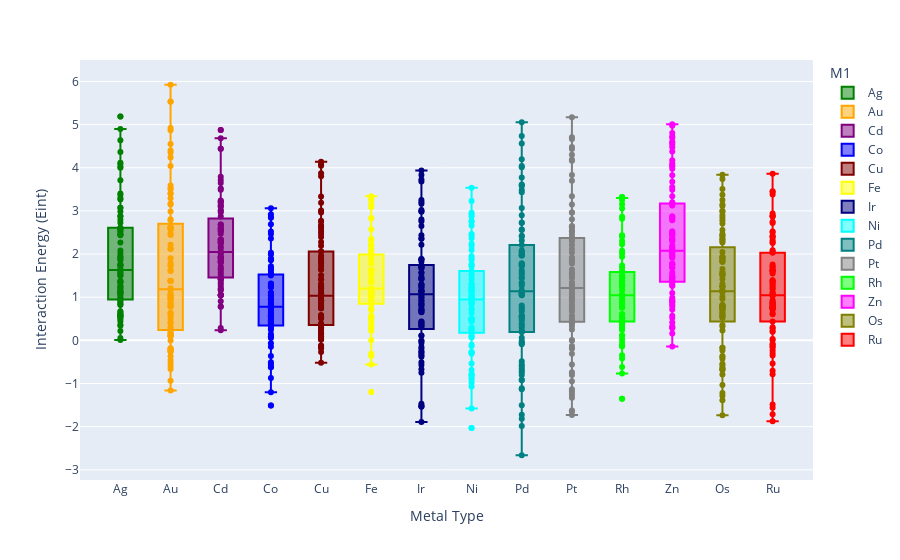

The notebook cell saved with this chart:
### Markdown cell above
## Boxplot of the Eint categorized by metal type - no outliers

### Code cell
# Map colors to the metal types in the dataframe
Eint_df['color'] = Eint_df['M1'].map(metal_colors)

# Detect outliers
outliers_dacs_metal_Eint = detect_outliers(Eint_df, 'M1', 'Eint')

# Save the outliers to a CSV file
outliers_path = os.path.join(dacs_energies_out_dir, 'outliers_dacs_metal_Eint.csv')
outliers_dacs_metal_Eint.to_csv(outliers_path, index=False, header=True)

# Remove outliers from the dataset
Eint_df_no_outliers_metal = Eint_df[~Eint_df.index.isin(outliers_dacs_metal_Eint.index)]

plot_categorical_energy_boxplot(
    df=Eint_df_no_outliers_metal,
    x_col='M1',
    y_col='Eint',
    color_map=metal_colors,
    hover_col='system_dacs',
    save_dir='../../../data/figures/dacs_eda',
    x_title='Metal Type',
    y_title='Interaction Energy (Eint)',
    file_name='Eint_M1_metal_no_outliers_boxplot'
)

### Figure 1 — Plotly figure (JSON) as saved in the notebook; plotly's stock layout.template omitted (floating-point values rounded to 4 significant figures; data arrays with more than 128 entries replaced by an {"elided": "..."} marker saying what was removed)
{"data": [{"alignmentgroup": "True", "hovertemplate": "M1=%{x}<br>Eint=%{y}<extra></extra>", "legendgroup": "Ag", "marker": {"color": "#008000"}, "name": "Ag", "notched": false, "offsetgroup": "Ag", "orientation": "v", "showlegend": true, "type": "box", "x": ["Ag", "Ag", "Ag", "Ag", "Ag", "Ag", "Ag", "Ag", "Ag", "Ag", "Ag", "Ag", "Ag", "Ag", "Ag", "Ag", "Ag", "Ag", "Ag", "Ag", "Ag", "Ag", "Ag", "Ag", "Ag", "Ag", "Ag", "Ag", "Ag", "Ag", "Ag", "Ag", "Ag", "Ag", "Ag", "Ag", "Ag", "Ag", "Ag", "Ag", "Ag", "Ag", "Ag", "Ag", "Ag", "Ag", "Ag", "Ag", "Ag", "Ag", "Ag", "Ag", "Ag", "Ag", "Ag", "Ag", "Ag", "Ag", "Ag", "Ag", "Ag", "Ag", "Ag", "Ag", "Ag", "Ag", "Ag", "Ag", "Ag", "Ag", "Ag", "Ag", "Ag", "Ag", "Ag", "Ag", "Ag", "Ag", "Ag", "Ag", "Ag", "Ag", "Ag", "Ag"], "x0": " ", "xaxis": "x", "y": [5.188, 2.877, 2.455, 1.947, 2.989, 2.723, 3.713, 2.591, 3.074, 2.514, 2.545, 3.073, 2.606, 4.089, 0.497, 2.266, 3.371, 2.013, 2.084, 1.636, 4.024, 2.436, 4.003, 4.899, 3.296, 4.636, 3.406, 4.363, 1.739, 1.751, 1.73, 4.119, 0.963, 1.18, 1.577, 1.102, 0.83, 0.935, 1.075, 0.519, 0.008, 1.508, 0.653, 0.442, 0.571, 0.82, 0.863, 0.362, 0.991, 1.621, 0.604, 0.559, 1.543, 1.254, 0.576, 1.207, 0.214, 1.133, 0.555, 1.126, 1.359, 1.496, 0.341, 3.263, 1.653, 2.612, 0.057, 1.353, 0.901, 1.25, 0.675, 1.332, 1.757, 2.566, 1.854, 2.798, 1.892, 2.881, 1.383, 1.05, 2.458, 1.912, 0.619, 1.114], "y0": " ", "yaxis": "y"}, {"alignmentgroup": "True", "hovertemplate": "M1=%{x}<br>Eint=%{y}<extra></extra>", "legendgroup": "Au", "marker": {"color": "#ffa500"}, "name": "Au", "notched": false, "offsetgroup": "Au", "orientation": "v", "showlegend": true, "type": "box", "x": ["Au", "Au", "Au", "Au", "Au", "Au", "Au", "Au", "Au", "Au", "Au", "Au", "Au", "Au", "Au", "Au", "Au", "Au", "Au", "Au", "Au", "Au", "Au", "Au", "Au", "Au", "Au", "Au", "Au", "Au", "Au", "Au", "Au", "Au", "Au", "Au", "Au", "Au", "Au", "Au", "Au", "Au", "Au", "Au", "Au", "Au", "Au", "Au", "Au", "Au", "Au", "Au", "Au", "Au", "Au", "Au", "Au", "Au", "Au", "Au", "Au", "Au", "Au", "Au", "Au", "Au", "Au", "Au", "Au", "Au", "Au", "Au", "Au", "Au", "Au", "Au", "Au", "Au", "Au", "Au", "Au", "Au", "Au", "Au"], "x0": " ", "xaxis": "x", "y": [5.531, 2.782, 1.606, 0.855, 2.987, 2.127, 2.593, 1.377, 2.614, 2.44, 2.116, 2.614, 4.398, 0.972, 1.739, 3.523, 2.477, 4.043, 2.628, 3.504, 4.872, 0.105, 4.924, 3.589, 4.237, 3.401, 3.404, 5.533, -0.261, 0.777, 5.924, 4.347, 4.552, 1.381, 1.012, 0.836, 0.64, 0.117, 0.979, -0.236, -0.264, 1.621, 0.4, -0.371, 0.166, 0.784, 0.908, -0.934, 0.573, 0.216, 0.173, 0.964, 1.903, -0.457, -0.663, 1.209, 0.104, 1.052, -0.002, 1.057, 1.378, -0.518, -0.183, 0.628, -0.594, 0.408, -0.186, 0.495, 2.215, -1.16, 0.265, 0.096, 1.794, 3.148, 1.722, 3.173, 1.374, 3.295, 1.163, -0.207, 2.563, 2.806, 0.313, 1.075], "y0": " ", "yaxis": "y"}, {"alignmentgroup": "True", "hovertemplate": "M1=%{x}<br>Eint=%{y}<extra></extra>", "legendgroup": "Cd", "marker": {"color": "#800080"}, "name": "Cd", "notched": false, "offsetgroup": "Cd", "orientation": "v", "showlegend": true, "type": "box", "x": ["Cd", "Cd", "Cd", "Cd", "Cd", "Cd", "Cd", "Cd", "Cd", "Cd", "Cd", "Cd", "Cd", "Cd", "Cd", "Cd", "Cd", "Cd", "Cd", "Cd", "Cd", "Cd", "Cd", "Cd", "Cd", "Cd", "Cd", "Cd", "Cd", "Cd", "Cd", "Cd", "Cd", "Cd", "Cd", "Cd", "Cd", "Cd", "Cd", "Cd", "Cd", "Cd", "Cd", "Cd", "Cd", "Cd", "Cd", "Cd", "Cd", "Cd", "Cd", "Cd", "Cd", "Cd", "Cd", "Cd", "Cd", "Cd", "Cd", "Cd", "Cd", "Cd", "Cd", "Cd", "Cd", "Cd", "Cd", "Cd", "Cd", "Cd", "Cd", "Cd", "Cd", "Cd", "Cd", "Cd", "Cd", "Cd", "Cd"], "x0": " ", "xaxis": "x", "y": [1.811, 2.683, 2.249, 3.113, 3.714, 2.962, 3.222, 4.439, 2.685, 3.518, 4.443, 0.289, 4.873, 1.834, 2.87, 3.79, 2.528, 1.48, 3.244, 2.169, 3.182, 4.683, 3.644, 3.492, 2.6, 3.212, 1.937, 2.534, 1.158, 2.291, 1.918, 1.883, 1.649, 1.861, 1.451, 1.199, 2.304, 1.539, 1.411, 1.045, 2.254, 1.911, 2.021, 1.942, 1.044, 1.31, 0.907, 2.47, 1.045, 0.786, 1.711, 1.354, 2.334, 1.415, 2.335, 2.281, 2.045, 1.585, 2.657, 0.779, 2.564, 1.058, 1.424, 2.337, 0.235, 1.187, 1.651, 2.128, 2.601, 3.007, 3.129, 3.005, 3.092, 1.83, 1.928, 2.039, 1.806, 1.262, 1.053], "y0": " ", "yaxis": "y"}, {"alignmentgroup": "True", "hovertemplate": "M1=%{x}<br>Eint=%{y}<extra></extra>", "legendgroup": "Co", "marker": {"color": "#0000ff"}, "name": "Co", "notched": false, "offsetgroup": "Co", "orientation": "v", "showlegend": true, "type": "box", "x": ["Co", "Co", "Co", "Co", "Co", "Co", "Co", "Co", "Co", "Co", "Co", "Co", "Co", "Co", "Co", "Co", "Co", "Co", "Co", "Co", "Co", "Co", "Co", "Co", "Co", "Co", "Co", "Co", "Co", "Co", "Co", "Co", "Co", "Co", "Co", "Co", "Co", "Co", "Co", "Co", "Co", "Co", "Co", "Co", "Co", "Co", "Co", "Co", "Co", "Co", "Co", "Co", "Co", "Co", "Co", "Co", "Co", "Co", "Co", "Co", "Co", "Co", "Co", "Co", "Co", "Co", "Co", "Co", "Co", "Co", "Co", "Co", "Co", "Co", "Co", "Co", "Co", "Co"], "x0": " ", "xaxis": "x", "y": [0.851, 1.543, 0.148, 0.917, 0.962, 0.579, -0.149, 0.579, 1.501, -1.2, 0.414, 1.24, 3.061, -0.621, 1.888, 1.889, 2.859, -0.87, 2.688, -1.511, 2.363, 1.048, 1.048, 2.925, 1.991, 1.62, 0.33, 0.742, 0.809, 1.289, 0.053, 0.246, 1.233, 0.446, 0.503, 0.533, 1.524, -0.616, -0.509, 0.445, 1.652, 0.578, 0.331, 1.102, 0.61, 0.803, 1.259, 0.551, 0.689, 1.31, 0.643, 0.088, 0.864, 0.088, 0.328, 1.557, 1.719, 2.84, -0.065, 2.03, 0.343, 0.398, 1.858, 0.466, -0.561, 0.276, 0.755, 2.464, 0.945, 2.521, 0.722, 1.316, 0.444, -0.363, 1.668, 1.095, 0.965, 0.396], "y0": " ", "yaxis": "y"}, {"alignmentgroup": "True", "hovertemplate": "M1=%{x}<br>Eint=%{y}<extra></extra>", "legendgroup": "Cu", "marker": {"color": "#800000"}, "name": "Cu", "notched": false, "offsetgroup": "Cu", "orientation": "v", "showlegend": true, "type": "box", "x": ["Cu", "Cu", "Cu", "Cu", "Cu", "Cu", "Cu", "Cu", "Cu", "Cu", "Cu", "Cu", "Cu", "Cu", "Cu", "Cu", "Cu", "Cu", "Cu", "Cu", "Cu", "Cu", "Cu", "Cu", "Cu", "Cu", "Cu", "Cu", "Cu", "Cu", "Cu", "Cu", "Cu", "Cu", "Cu", "Cu", "Cu", "Cu", "Cu", "Cu", "Cu", "Cu", "Cu", "Cu", "Cu", "Cu", "Cu", "Cu", "Cu", "Cu", "Cu", "Cu", "Cu", "Cu", "Cu", "Cu", "Cu", "Cu", "Cu", "Cu", "Cu", "Cu", "Cu", "Cu", "Cu", "Cu", "Cu", "Cu", "Cu", "Cu", "Cu", "Cu", "Cu", "Cu", "Cu", "Cu", "Cu", "Cu", "Cu", "Cu", "Cu", "Cu", "Cu", "Cu", "Cu", "Cu"], "x0": " ", "xaxis": "x", "y": [3.334, 2.463, 1.726, 1.008, 1.959, 1.265, 2.742, 1.639, 2.059, 4.045, 1.511, 2.059, 1.655, 2.772, 0.537, 1.21, 1.789, 2.653, 2.649, -0.27, 2.279, 1.28, 2.58, 3.19, 4.137, 2.961, 1.86, 2.635, 0.931, 0.932, 3.87, 0.98, 4.074, 3.804, -0.154, 1.059, 1.082, 0.873, 0.136, 0.375, 0.261, 0.564, 0.037, 0.892, 0.271, -0.181, -0.13, 0.517, 0.298, 0.034, 0.59, 1.092, 0.17, 0.013, 0.748, 1.147, 0.358, 0.812, -0.15, 0.753, 0.164, 0.737, 0.507, 1.41, 0.221, 3.011, 1.239, 2.395, 0.39, -0.118, 1.923, -0.521, 0.093, 0.569, 1.418, 2.519, 1.283, 2.193, 0.777, 1.826, 0.886, 0.336, 1.305, 0.937, 0.294, 0.056], "y0": " ", "yaxis": "y"}, {"alignmentgroup": "True", "hovertemplate": "M1=%{x}<br>Eint=%{y}<extra></extra>", "legendgroup": "Fe", "marker": {"color": "#ffff00"}, "name": "Fe", "notched": false, "offsetgroup": "Fe", "orientation": "v", "showlegend": true, "type": "box", "x": ["Fe", "Fe", "Fe", "Fe", "Fe", "Fe", "Fe", "Fe", "Fe", "Fe", "Fe", "Fe", "Fe", "Fe", "Fe", "Fe", "Fe", "Fe", "Fe", "Fe", "Fe", "Fe", "Fe", "Fe", "Fe", "Fe", "Fe", "Fe", "Fe", "Fe", "Fe", "Fe", "Fe", "Fe", "Fe", "Fe", "Fe", "Fe", "Fe", "Fe", "Fe", "Fe", "Fe", "Fe", "Fe", "Fe", "Fe", "Fe", "Fe", "Fe", "Fe", "Fe", "Fe", "Fe", "Fe", "Fe", "Fe", "Fe", "Fe", "Fe", "Fe", "Fe", "Fe", "Fe", "Fe", "Fe", "Fe", "Fe", "Fe", "Fe", "Fe", "Fe", "Fe", "Fe", "Fe", "Fe", "Fe", "Fe", "Fe"], "x0": " ", "xaxis": "x", "y": [1.402, 1.62, 0.52, 1.157, 1.63, 1.131, 0.993, 1.131, 2.004, -1.198, 1.204, 1.88, -0.326, 3.253, -0.364, 2.308, 2.347, 3.257, -0.312, 3.086, 0.695, 2.826, 1.625, 1.621, 3.342, 2.179, 2.13, 0.86, 1.123, 1.141, 1.57, 0.932, 0.568, 1.89, 0.721, 0.746, 1.393, 1.997, 0.22, 0.309, 1.014, 2.066, 0.387, 0.455, 1.366, 1.067, 1.37, 1.966, 1.017, 1.192, 1.783, 1.517, 1.07, 1.36, 1.07, 1.344, 1.913, 2.577, 3.148, 0.554, 2.213, 1.016, 0.845, 2.34, 1.026, -0.559, 0.478, 1.046, 2.213, 1.569, 2.329, 1.114, 2.834, 0.005, 0.269, 2.068, 1.588, 0.938, 0.297], "y0": " ", "yaxis": "y"}, {"alignmentgroup": "True", "hovertemplate": "M1=%{x}<br>Eint=%{y}<extra></extra>", "legendgroup": "Ir", "marker": {"color": "#000080"}, "name": "Ir", "notched": false, "offsetgroup": "Ir", "orientation": "v", "showlegend": true, "type": "box", "x": ["Ir", "Ir", "Ir", "Ir", "Ir", "Ir", "Ir", "Ir", "Ir", "Ir", "Ir", "Ir", "Ir", "Ir", "Ir", "Ir", "Ir", "Ir", "Ir", "Ir", "Ir", "Ir", "Ir", "Ir", "Ir", "Ir", "Ir", "Ir", "Ir", "Ir", "Ir", "Ir", "Ir", "Ir", "Ir", "Ir", "Ir", "Ir", "Ir", "Ir", "Ir", "Ir", "Ir", "Ir", "Ir", "Ir", "Ir", "Ir", "Ir", "Ir", "Ir", "Ir", "Ir", "Ir", "Ir", "Ir", "Ir", "Ir", "Ir", "Ir", "Ir", "Ir", "Ir", "Ir", "Ir", "Ir", "Ir", "Ir", "Ir", "Ir", "Ir", "Ir", "Ir", "Ir", "Ir", "Ir", "Ir", "Ir", "Ir", "Ir", "Ir", "Ir", "Ir", "Ir", "Ir"], "x0": " ", "xaxis": "x", "y": [3.726, 2.436, -0.672, 0.655, 1.822, -1.472, 1.721, -1.53, 1.564, 0.349, 1.283, 1.565, -1.514, 2.991, -0.271, 1.431, 2.651, 1.419, 0.698, 0.721, 3.252, -1.538, 2.983, 3.833, 0.824, 3.937, 1.671, 3.168, 1.139, 2.763, 3.684, 1.881, 1.474, -0.014, 1.067, -0.574, 1.226, 0.979, -1.893, 1.427, -0.011, 0.112, 1.043, 1.719, -0.156, 0.429, 0.911, 1.884, -0.381, -0.311, 0.999, 0.438, 0.849, 2.214, 0.315, 0.704, 1.875, 1.146, 0.392, 0.78, 0.392, 0.84, 1.128, 1.299, 2.36, 0.106, 1.701, 0.649, 1.282, 2.353, -0.194, -0.752, -0.063, 1.679, 3.02, 1.238, 3.206, -0.256, 2.799, 1.143, -0.509, 0.925, 1.162, -0.351, 0.332], "y0": " ", "yaxis": "y"}, {"alignmentgroup": "True", "hovertemplate": "M1=%{x}<br>Eint=%{y}<extra></extra>", "legendgroup": "Ni", "marker": {"color": "#00ffff"}, "name": "Ni", "notched": false, "offsetgroup": "Ni", "orientation": "v", "showlegend": true, "type": "box", "x": ["Ni", "Ni", "Ni", "Ni", "Ni", "Ni", "Ni", "Ni", "Ni", "Ni", "Ni", "Ni", "Ni", "Ni", "Ni", "Ni", "Ni", "Ni", "Ni", "Ni", "Ni", "Ni", "Ni", "Ni", "Ni", "Ni", "Ni", "Ni", "Ni", "Ni", "Ni", "Ni", "Ni", "Ni", "Ni", "Ni", "Ni", "Ni", "Ni", "Ni", "Ni", "Ni", "Ni", "Ni", "Ni", "Ni", "Ni", "Ni", "Ni", "Ni", "Ni", "Ni", "Ni", "Ni", "Ni", "Ni", "Ni", "Ni", "Ni", "Ni", "Ni", "Ni", "Ni", "Ni", "Ni", "Ni", "Ni", "Ni", "Ni", "Ni", "Ni", "Ni", "Ni", "Ni", "Ni", "Ni", "Ni", "Ni", "Ni", "Ni", "Ni", "Ni"], "x0": " ", "xaxis": "x", "y": [2.87, 1.76, -1.581, -0.277, 1.03, -0.104, 1.489, 0.992, 0.483, 0.992, 2.188, -1.067, 0.179, 0.956, -0.131, -0.91, -0.805, 1.86, 1.947, 2.957, -0.981, 2.659, -2.029, 2.431, 1.141, 1.141, 3.231, 2.241, 3.539, 1.045, 2.465, 0.464, 0.239, 1.107, -0.273, -0.686, 1.299, 0.634, 0.466, 1.409, 1.889, -0.779, 0.108, 0.959, 0.097, 0.431, -0.537, -0.81, 0.695, 0.879, 1.304, 0.969, 0.937, 1.714, -0.31, 0.847, -0.856, 0.846, 1.151, 1.605, 1.533, 2.918, 1.235, 2.096, 0.298, 0.281, 1.755, 0.487, -0.278, 0.488, 1.208, 2.755, 1.212, 2.759, 0.498, 2.367, 0.744, 0.065, 1.287, 0.928, 0.241, 0.511], "y0": " ", "yaxis": "y"}, {"alignmentgroup": "True", "hovertemplate": "M1=%{x}<br>Eint=%{y}<extra></extra>", "legendgroup": "Pd", "marker": {"color": "#008080"}, "name": "Pd", "notched": false, "offsetgroup": "Pd", "orientation": "v", "showlegend": true, "type": "box", "x": ["Pd", "Pd", "Pd", "Pd", "Pd", "Pd", "Pd", "Pd", "Pd", "Pd", "Pd", "Pd", "Pd", "Pd", "Pd", "Pd", "Pd", "Pd", "Pd", "Pd", "Pd", "Pd", "Pd", "Pd", "Pd", "Pd", "Pd", "Pd", "Pd", "Pd", "Pd", "Pd", "Pd", "Pd", "Pd", "Pd", "Pd", "Pd", "Pd", "Pd", "Pd", "Pd", "Pd", "Pd", "Pd", "Pd", "Pd", "Pd", "Pd", "Pd", "Pd", "Pd", "Pd", "Pd", "Pd", "Pd", "Pd", "Pd", "Pd", "Pd", "Pd", "Pd", "Pd", "Pd", "Pd", "Pd", "Pd", "Pd", "Pd", "Pd", "Pd", "Pd", "Pd", "Pd", "Pd", "Pd", "Pd", "Pd", "Pd", "Pd", "Pd", "Pd", "Pd", "Pd", "Pd", "Pd"], "x0": " ", "xaxis": "x", "y": [1.621, 2.315, -1.723, 0.809, 1.987, -1.815, 3.068, -2.663, 2.557, 0.767, 1.979, 2.568, -1.502, 3.773, -0.66, 1.73, 2.422, 1.459, -0.803, 3.432, -1.987, 3.582, 4.56, 0.298, 4.197, 1.96, 4.011, 2.728, 2.727, 4.738, 2.082, 1.107, 5.053, 2.212, 4.042, 0.535, 0.197, 0.559, 0.223, -0.913, 1.309, -0.487, -0.058, 1.264, -0.06, -0.704, 0.39, 1.53, 0.341, -1.134, -0.74, -1.113, 1.066, 0.554, 1.723, 1.045, -0.599, 1.766, 0.063, 1.096, -0.924, 1.096, 1.446, 1.342, -0.557, 2.898, 0.194, 2.046, -0.093, 0.669, 1.777, 0.576, -0.015, 0.468, 1.786, 3.588, 2.044, 3.61, 1.05, 3.484, 1.568, 0.721, 2.405, 1.983, 0.505, 1.164], "y0": " ", "yaxis": "y"}, {"alignmentgroup": "True", "hovertemplate": "M1=%{x}<br>Eint=%{y}<extra></extra>", "legendgroup": "Pt", "marker": {"color": "#808080"}, "name": "Pt", "notched": false, "offsetgroup": "Pt", "orientation": "v", "showlegend": true, "type": "box", "x": ["Pt", "Pt", "Pt", "Pt", "Pt", "Pt", "Pt", "Pt", "Pt", "Pt", "Pt", "Pt", "Pt", "Pt", "Pt", "Pt", "Pt", "Pt", "Pt", "Pt", "Pt", "Pt", "Pt", "Pt", "Pt", "Pt", "Pt", "Pt", "Pt", "Pt", "Pt", "Pt", "Pt", "Pt", "Pt", "Pt", "Pt", "Pt", "Pt", "Pt", "Pt", "Pt", "Pt", "Pt", "Pt", "Pt", "Pt", "Pt", "Pt", "Pt", "Pt", "Pt", "Pt", "Pt", "Pt", "Pt", "Pt", "Pt", "Pt", "Pt", "Pt", "Pt", "Pt", "Pt", "Pt", "Pt", "Pt", "Pt", "Pt", "Pt", "Pt", "Pt", "Pt", "Pt", "Pt", "Pt", "Pt", "Pt", "Pt", "Pt", "Pt", "Pt", "Pt", "Pt", "Pt", "Pt", "Pt"], "x0": " ", "xaxis": "x", "y": [0.96, 2.642, -0.559, 0.573, 2.116, -0.948, 2.542, -1.19, 2.372, 0.829, 1.885, 2.372, -1.328, 3.699, -0.179, 1.444, 2.461, 1.568, 0.441, 1.097, 3.337, -1.134, 3.149, 4.48, 0.803, 4.432, 2.341, 3.834, 2.962, 2.962, 4.709, 0.396, 0.541, 5.171, 1.851, 4.667, 0.758, -0.313, 0.457, 0.968, -1.627, 1.272, -0.74, -0.131, 1.342, 2.644, -0.003, 0.416, 1.64, 2.53, -1.645, -1.259, -1.732, 0.899, 0.427, 1.919, 1.087, -0.804, 2.212, 1.553, 0.961, 1.195, 0.961, 1.492, 1.272, 1.186, 2.805, 0.33, 2.034, 1.022, 1.195, 1.783, 0.703, -0.19, 0.007, 1.831, 4.185, 2.376, 4.299, 0.668, 4.163, 1.528, 0.478, 2.618, 2.304, 0.25, 1.215], "y0": " ", "yaxis": "y"}, {"alignmentgroup": "True", "hovertemplate": "M1=%{x}<br>Eint=%{y}<extra></extra>", "legendgroup": "Rh", "marker": {"color": "#00ff00"}, "name": "Rh", "notched": false, "offsetgroup": "Rh", "orientation": "v", "showlegend": true, "type": "box", "x": ["Rh", "Rh", "Rh", "Rh", "Rh", "Rh", "Rh", "Rh", "Rh", "Rh", "Rh", "Rh", "Rh", "Rh", "Rh", "Rh", "Rh", "Rh", "Rh", "Rh", "Rh", "Rh", "Rh", "Rh", "Rh", "Rh", "Rh", "Rh", "Rh", "Rh", "Rh", "Rh", "Rh", "Rh", "Rh", "Rh", "Rh", "Rh", "Rh", "Rh", "Rh", "Rh", "Rh", "Rh", "Rh", "Rh", "Rh", "Rh", "Rh", "Rh", "Rh", "Rh", "Rh", "Rh", "Rh", "Rh", "Rh", "Rh", "Rh", "Rh", "Rh", "Rh", "Rh", "Rh", "Rh", "Rh", "Rh", "Rh", "Rh", "Rh", "Rh", "Rh", "Rh", "Rh", "Rh", "Rh", "Rh"], "x0": " ", "xaxis": "x", "y": [3.156, 2.017, -1.353, 0.777, 1.495, 2.229, 0.288, 0.845, 1.735, 2.864, -0.769, 1.417, 2.305, 1.251, 0.462, 3.254, 3.322, 0.37, 1.322, 3.301, 1.377, 1.381, 2.076, 1.456, 3.292, 0.45, 0.942, 1.049, 1.279, 0.94, 0.023, 1.388, -0.138, 0.313, 1.056, 1.463, 0.106, 0.239, 0.832, 1.687, 0.473, -0.054, 1.044, 0.612, 0.843, 1.936, 0.255, 0.511, 1.572, 0.57, 0.515, 0.77, 0.515, 0.757, 1.273, 1.283, 2.436, -0.129, 1.528, 0.391, 0.808, 2.409, -0.129, -0.615, 0.118, 1.612, 2.82, 1.166, 3.057, 1.055, 2.416, 1.25, -0.419, 0.911, 1.031, -0.346, 0.389], "y0": " ", "yaxis": "y"}, {"alignmentgroup": "True", "hovertemplate": "M1=%{x}<br>Eint=%{y}<extra></extra>", "legendgroup": "Zn", "marker": {"color": "#ff00ff"}, "name": "Zn", "notched": false, "offsetgroup": "Zn", "orientation": "v", "showlegend": true, "type": "box", "x": ["Zn", "Zn", "Zn", "Zn", "Zn", "Zn", "Zn", "Zn", "Zn", "Zn", "Zn", "Zn", "Zn", "Zn", "Zn", "Zn", "Zn", "Zn", "Zn", "Zn", "Zn", "Zn", "Zn", "Zn", "Zn", "Zn", "Zn", "Zn", "Zn", "Zn", "Zn", "Zn", "Zn", "Zn", "Zn", "Zn", "Zn", "Zn", "Zn", "Zn", "Zn", "Zn", "Zn", "Zn", "Zn", "Zn", "Zn", "Zn", "Zn", "Zn", "Zn", "Zn", "Zn", "Zn", "Zn", "Zn", "Zn", "Zn", "Zn", "Zn", "Zn", "Zn", "Zn", "Zn", "Zn", "Zn", "Zn", "Zn", "Zn", "Zn", "Zn", "Zn", "Zn", "Zn", "Zn", "Zn", "Zn", "Zn", "Zn", "Zn", "Zn", "Zn", "Zn", "Zn", "Zn"], "x0": " ", "xaxis": "x", "y": [2.455, 2.521, 2.43, 3.552, 3.2, 2.525, 4.972, 2.832, 4.047, 4.477, 4.177, 4.046, 2.852, 4.579, 2.038, 3.165, 2.879, 3.824, 4.376, 3.675, 2.201, 4.695, 4.542, 4.1, 3.978, 4.725, 4.605, 3.34, 3.49, 5.007, 2.333, 4.804, 3.127, 1.412, 1.46, 2.36, 2.059, 1.462, 1.745, 1.509, 1.573, 0.915, 2.295, 1.963, 0.935, 0.411, 1.788, 1.463, 1.976, 2.092, 1.403, 1.097, 0.281, 2.078, 1.279, 0.9, 1.764, 1.361, 2.148, 0.987, 2.146, 1.912, 1.938, 1.336, 2.041, 0.834, 2.786, 0.789, 1.357, 2.337, 0.323, 0.305, -0.141, 1.384, 2.469, 1.686, 2.494, 1.683, 2.086, 0.883, 0.518, 1.259, 0.715, 0.157, 0.569], "y0": " ", "yaxis": "y"}, {"alignmentgroup": "True", "hovertemplate": "M1=%{x}<br>Eint=%{y}<extra></extra>", "legendgroup": "Os", "marker": {"color": "#808000"}, "name": "Os", "notched": false, "offsetgroup": "Os", "orientation": "v", "showlegend": true, "type": "box", "x": ["Os", "Os", "Os", "Os", "Os", "Os", "Os", "Os", "Os", "Os", "Os", "Os", "Os", "Os", "Os", "Os", "Os", "Os", "Os", "Os", "Os", "Os", "Os", "Os", "Os", "Os", "Os", "Os", "Os", "Os", "Os", "Os", "Os", "Os", "Os", "Os", "Os", "Os", "Os", "Os", "Os", "Os", "Os", "Os", "Os", "Os", "Os", "Os", "Os", "Os", "Os", "Os", "Os", "Os", "Os", "Os", "Os", "Os", "Os", "Os", "Os", "Os", "Os", "Os", "Os", "Os", "Os", "Os", "Os", "Os", "Os", "Os", "Os", "Os", "Os", "Os", "Os", "Os", "Os", "Os", "Os", "Os", "Os", "Os"], "x0": " ", "xaxis": "x", "y": [2.707, -1.037, 0.767, 1.88, -1.737, 1.313, -1.22, 1.926, 0.731, 1.533, 1.927, -1.282, 2.994, -0.424, 2.298, 2.467, 1.019, 0.649, 2.997, -1.389, 2.351, 3.51, 3.253, 3.372, 1.248, 2.559, 1.654, 3.838, 3.15, 1.935, 3.74, 2.906, 0.355, 1.124, 0.561, 0.697, 0.778, -0.685, 2.05, -0.36, -0.238, 1.246, 1.572, -0.169, -0.169, 1.151, 2.266, -0.675, -0.627, 0.611, 1.121, 1.175, 2.781, 0.518, 0.722, 1.817, 1.843, 0.821, 1.42, 0.82, 0.8, 0.96, 1.252, 2.342, 0.601, 1.529, 0.796, 1.831, 2.437, 0.323, -0.569, -0.54, 0.779, 2.415, 0.769, 3.113, -0.386, 2.85, 0.554, -0.794, 1.575, 1.51, -0.659, 0.226], "y0": " ", "yaxis": "y"}, {"alignmentgroup": "True", "hovertemplate": "M1=%{x}<br>Eint=%{y}<extra></extra>", "legendgroup": "Ru", "marker": {"color": "#ff0000"}, "name": "Ru", "notched": false, "offsetgroup": "Ru", "orientation": "v", "showlegend": true, "type": "box", "x": ["Ru", "Ru", "Ru", "Ru", "Ru", "Ru", "Ru", "Ru", "Ru", "Ru", "Ru", "Ru", "Ru", "Ru", "Ru", "Ru", "Ru", "Ru", "Ru", "Ru", "Ru", "Ru", "Ru", "Ru", "Ru", "Ru", "Ru", "Ru", "Ru", "Ru", "Ru", "Ru", "Ru", "Ru", "Ru", "Ru", "Ru", "Ru", "Ru", "Ru", "Ru", "Ru", "Ru", "Ru", "Ru", "Ru", "Ru", "Ru", "Ru", "Ru", "Ru", "Ru", "Ru", "Ru", "Ru", "Ru", "Ru", "Ru", "Ru", "Ru", "Ru", "Ru", "Ru", "Ru", "Ru", "Ru", "Ru", "Ru", "Ru", "Ru", "Ru", "Ru", "Ru", "Ru", "Ru", "Ru", "Ru", "Ru", "Ru", "Ru", "Ru", "Ru"], "x0": " ", "xaxis": "x", "y": [2.271, 0.871, 1.598, 2.031, -1.876, 1.612, 0.605, 1.391, 1.613, -1.564, 2.75, -0.703, 2.087, 2.72, 1.099, 1.22, 2.868, -1.711, 2.874, 3.455, 0.75, 3.38, 1.187, 2.885, 1.618, 2.256, 3.437, 1.72, 3.861, 2.525, 0.734, 0.927, 0.753, 0.806, 0.794, -0.228, 1.641, -0.086, -0.097, 1.26, 1.387, 0.008, -0.139, 1.041, 2.056, -0.163, -1.484, 0.765, 1.043, 0.733, 2.384, 0.437, 0.635, 1.695, 1.343, 0.86, 1.351, 0.86, 0.764, 1.11, 0.886, 2.427, 0.277, 1.548, 0.301, 1.293, 2.409, 0.029, -0.293, -0.785, 1.053, 2.319, 0.821, 2.939, 0.198, 2.503, 0.725, -0.535, 1.759, 0.757, -0.351, 0.215], "y0": " ", "yaxis": "y"}, {"hovertext": {"elided": "1158 str values"}, "marker": {"color": {"elided": "1158 str values"}}, "mode": "markers", "showlegend": false, "type": "scatter", "x": {"elided": "1158 str values"}, "y": {"elided": "1158 float values"}}], "layout": {"boxmode": "overlay", "legend": {"title": {"text": "M1"}, "tracegroupgap": 0}, "margin": {"t": 60}, "xaxis": {"anchor": "y", "categoryarray": ["Ag", "Au", "Cd", "Co", "Cu", "Fe", "Ir", "Ni", "Pd", "Pt", "Rh", "Zn", "Os", "Ru"], "categoryorder": "array", "domain": [0, 1], "title": {"text": "Metal Type"}}, "yaxis": {"anchor": "x", "domain": [0, 1], "title": {"text": "Interaction Energy (Eint)"}}}}
